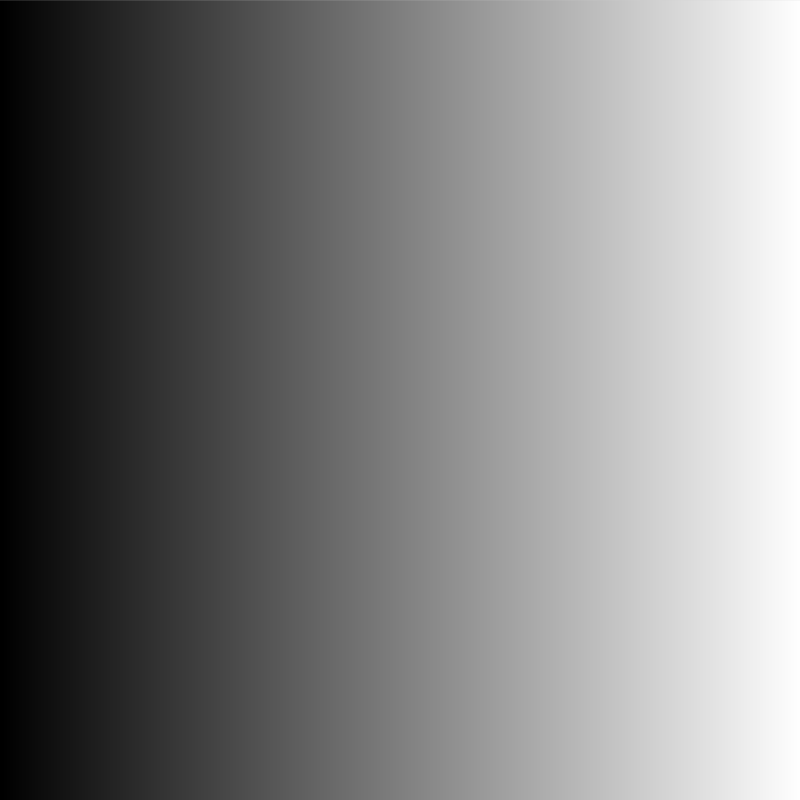
Frame 1 (no input)
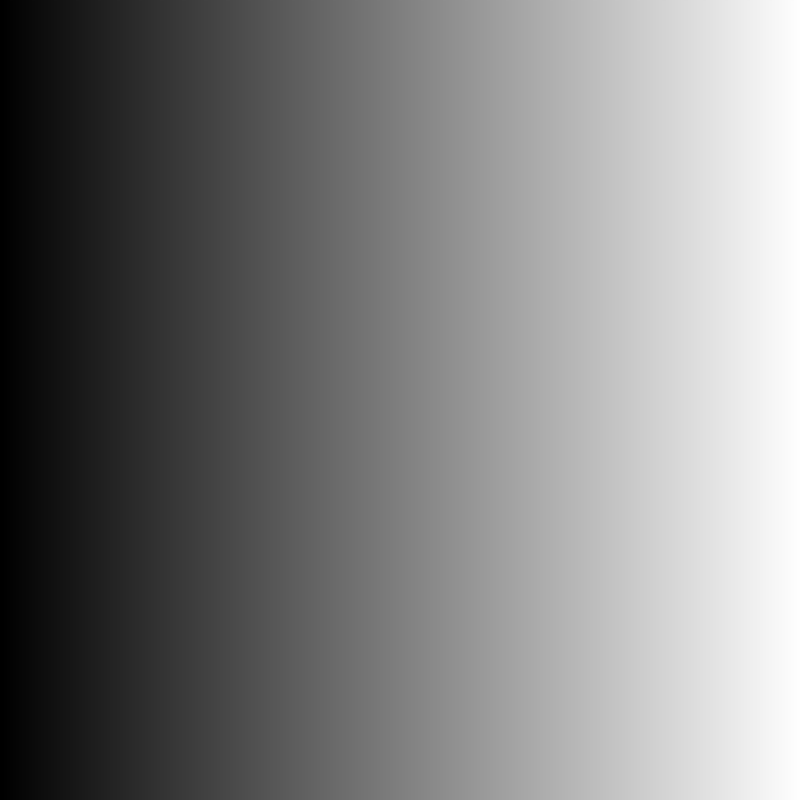
Frame 60 (the mouse pressed at the canvas centre just before this capture)
Frame 120 (the mouse held since frame 60 and released just before this capture): identical to frame 60, image omitted

The Processing sketch that drew these frames (run headless with seeded random() and noise(); from frame 60 on, the mouse is pressed at the canvas centre):

// Processing sketch: gradient01
// ── gradient01.pde
void setup(){
  size(800,800);
  strokeWeight(1);
}

void draw(){
  for(float i=0; i<width; i+=1){
    stroke(i/width*255);
    line(i, 0, i, height); 
  }
}
